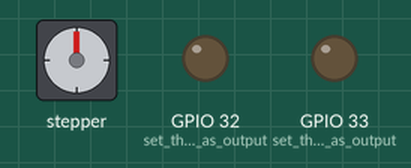
Bench run of a sketch on a simulated ESP32. Shown: stepper motor, output pins drawn as LEDs (lit = HIGH). Stepper angles assume 200 steps per turn.

Above: at 0.15 s.
At 9.86 s:
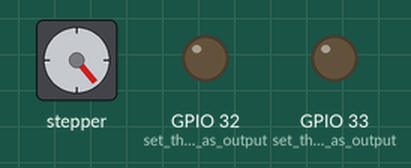
At 19.6 s:
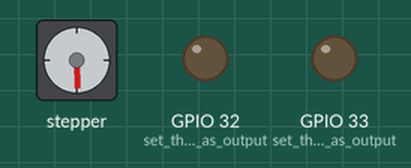
At 39.62 s:
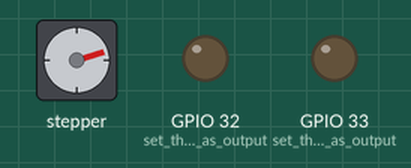
Timing chart, 0 to 40.0 s (numbered marks = the images above):
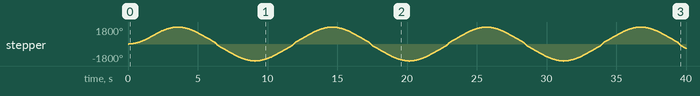

Measured:
- by itself, stepper: turns 1800° clockwise in 3.5 s, then 3600° counter-clockwise in 5.5 s, then 3600° clockwise in 5.5 s, then 3600° counter-clockwise in 5.5 s, and so on

The sketch:

accelstepper.ino
```cpp
// Include the AccelStepper Library
#include <AccelStepper.h>

// Define pin connections
const int dirPin = 21;
const int stepPin = 26;

// Define motor interface type
// #define motorInterfaceType 1

// Creates an instance
AccelStepper myStepper(AccelStepper::DRIVER, stepPin, dirPin);

void setup() {


  // set the maximum speed, acceleration factor,
  // initial speed and the target position
  myStepper.setMaxSpeed(1000);
  myStepper.setAcceleration(400);
  myStepper.setSpeed(1000);
  myStepper.moveTo(1000);
}

void loop() {
  pinMode(32, OUTPUT); // set the pin as output
  digitalWrite(33, LOW);
  pinMode(33, OUTPUT); // set the pin as output
  digitalWrite(32, LOW);

  // Change direction once the motor reaches target position
  if (myStepper.distanceToGo() == 0)
    myStepper.moveTo(-myStepper.currentPosition());

  // Move the motor one step
  myStepper.run();
}
```
